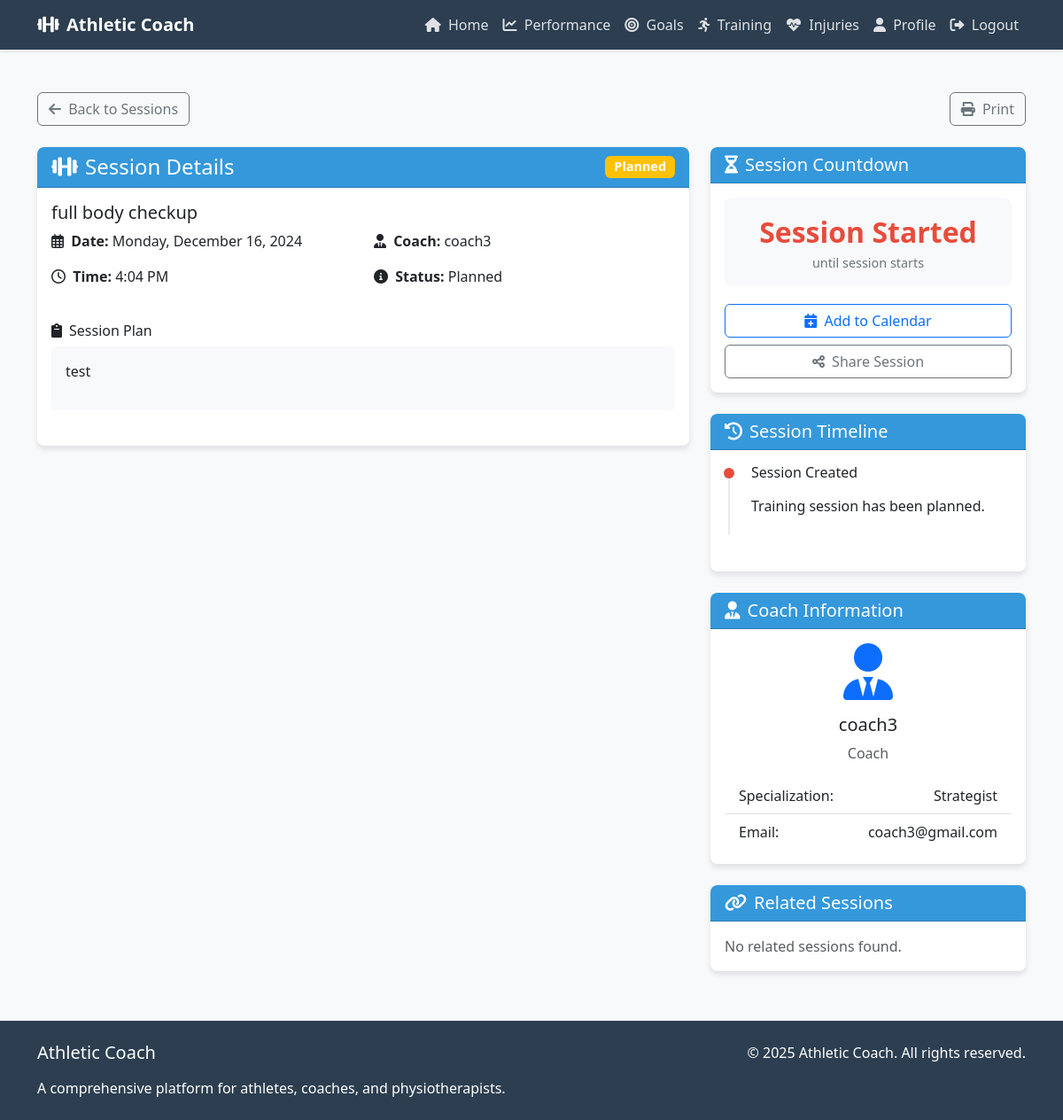
The page /training/detail/1/ (signed in) on the database its author committed.
### users/models.py (models this page shows, shortened)
class TrainingSession(models.Model):
    STATUS_CHOICES = (
        ('planned', 'Planned'),
        ('ongoing', 'Ongoing'),
        ('completed', 'Completed')
    )
    coach = models.ForeignKey(Coach, on_delete=models.SET_NULL, null=True)
    athlete = models.ForeignKey(Athlete, on_delete=models.CASCADE)
    session_date = models.DateTimeField()
    session_type = models.CharField(max_length=50)
    description = models.TextField()
    status = models.CharField(max_length=20, choices=STATUS_CHOICES, default='planned')

class Coach(models.Model):
    user = models.OneToOneField(User, on_delete=models.CASCADE, primary_key=True)
    full_name = models.CharField(max_length=100)
    specialization = models.CharField(max_length=100)

class User(AbstractUser):
    ROLE_CHOICES = (
        ('admin', 'Administrator'),
        ('athlete', 'Athlete'),
        ('coach', 'Coach'),
        ('physio', 'Physiotherapist')
    )
    role = models.CharField(max_length=20, choices=ROLE_CHOICES)

### training/views.py (the view)
# urls.py: path('detail/<int:session_id>/', views.training_session_detail, name='training_session_detail'),
@login_required
def training_session_detail(request, session_id):
    try:
        session = TrainingSession.objects.get(id=session_id)
        if request.user.role == 'athlete' and session.athlete != request.user.athlete:
            raise PermissionDenied()
        elif request.user.role == 'coach' and session.coach != request.user.coach:
            raise PermissionDenied()
        return render(request, 'training/session_detail.html', {'session': session})
    except TrainingSession.DoesNotExist:
        messages.error(request, 'Training session not found')
        return redirect('training_session_list')

### templates/training/session_detail.html (shortened to what this page needs)
{% extends 'base.html' %}
{% block content %}
<div class="row mb-4 no-print">
    <div class="col-md-6">
        <a href="{% url 'training_session_list' %}" class="btn btn-outline-secondary">
            <i class="fas fa-arrow-left me-1"></i> Back to Sessions
        </a>
    </div>
    <div class="col-md-6 text-end">
        <a href="#" class="btn btn-outline-secondary print-btn" onclick="window.print(); return false;">
            <i class="fas fa-print me-1"></i> Print
        </a>
    </div>
</div>
<div class="row">
    <div class="col-md-8">
        <div class="card mb-4">
            <div class="card-header d-flex justify-content-between align-items-center">
                <h4 class="mb-0"><i class="fas fa-dumbbell me-2"></i>Session Details</h4>
                <span class="status-badge badge {% if session.status == 'planned' %}bg-warning{% elif session.status == 'ongoing' %}bg-primary{% else %}bg-success{% endif %}">
                    {{ session.get_status_display }}
                </span>
            </div>
            <div class="card-body">
                <h5 class="card-title">{{ session.session_type }}</h5>
                <div class="row mb-4">
                    <div class="col-md-6">
                        <p><i class="far fa-calendar-alt me-1"></i> <strong>Date:</strong> {{ session.session_date|date:"l, F j, Y" }}</p>
                        <p><i class="far fa-clock me-1"></i> <strong>Time:</strong> {{ session.session_date|date:"g:i A" }}</p>
                    </div>
                    <div class="col-md-6">
                        <p>
                            {% if user.role == 'athlete' %}
                                <i class="fas fa-user-tie me-1"></i> <strong>Coach:</strong> {{ session.coach.full_name }}
                            {% else %}
                                <i class="fas fa-user-alt me-1"></i> <strong>Athlete:</strong> {{ session.athlete.full_name }}
                            {% endif %}
                        </p>
                        <p><i class="fas fa-info-circle me-1"></i> <strong>Status:</strong> {{ session.get_status_display }}</p>
                    </div>
                </div>
                <div class="mb-4">
                    <h6><i class="fas fa-clipboard me-2"></i>Session Plan</h6>
                    <div class="p-3 bg-light rounded">
                        {{ session.description|linebreaks }}
                    </div>
                </div>
            </div>
        </div>
    </div>
    <div class="col-md-4">
        {% if session.status == 'planned' %}
            <div class="card mb-4 no-print">
                <div class="card-header">
                    <h5 class="mb-0"><i class="fas fa-hourglass-half me-2"></i>Session Countdown</h5>
                </div>
                <div class="card-body">
                    <div class="countdown-box">
                        <div class="countdown-time" id="countdown-timer">--:--:--</div>
                        <div class="countdown-label">until session starts</div>
                    </div>
                    {% if user.role == 'athlete' %}
                        <div class="d-grid gap-2">
                            <button type="button" class="btn btn-outline-primary" id="add-to-calendar">
                                <i class="fas fa-calendar-plus me-1"></i> Add to Calendar
                            </button>
                            <a href="#" class="btn btn-outline-secondary share-button">
                                <i class="fas fa-share-alt me-1"></i> Share Session
                            </a>
                        </div>
                    {% endif %}
                </div>
            </div>
        {% endif %}
        <div class="card mb-4">
            <div class="card-header">
                <h5 class="mb-0"><i class="fas fa-history me-2"></i>Session Timeline</h5>
            </div>
            <div class="card-body">
                <div class="session-timeline">
                    <div class="timeline-item {% if session.status == 'planned' %}current{% else %}completed{% endif %}">
                        <div class="timeline-marker"></div>
                        <div class="timeline-content">
                            <h6 class="mb-0">Session Created</h6>
                            <p>Training session has been planned.</p>
                        </div>
                    </div>
                </div>
            </div>
        </div>
        <div class="card mb-4">
            <div class="card-header">
                <h5 class="mb-0">
                    {% if user.role == 'athlete' %}
                        <i class="fas fa-user-tie me-2"></i>Coach Information
                    {% else %}
                        <i class="fas fa-user-alt me-2"></i>Athlete Information
                    {% endif %}
                </h5>
            </div>
            <div class="card-body">
                {% if user.role == 'athlete' %}
                    <div class="text-center mb-3">
                        <div class="avatar-placeholder mb-3 mx-auto">
                            <i class="fas fa-user-tie fa-4x text-primary"></i>
                        </div>
                        <h5>{{ session.coach.full_name }}</h5>
                        <p class="text-muted">Coach</p>
                    </div>
                    <ul class="list-group list-group-flush">
                        <li class="list-group-item d-flex justify-content-between">
                            <span>Specialization:</span>
                            <span>{{ session.coach.specialization }}</span>
                        </li>
                        <li class="list-group-item d-flex justify-content-between">
                            <span>Email:</span>
                            <span>{{ session.coach.user.email }}</span>
                        </li>
                    </ul>
                {% endif %}
            </div>
        </div>
        <div class="card mb-4 no-print">
            <div class="card-header">
                <h5 class="mb-0"><i class="fas fa-link me-2"></i>Related Sessions</h5>
            </div>
            <div class="card-body">
                {% if related_sessions %}
                    <ul class="list-group list-group-flush">
                        {% for related in related_sessions %}
                            <li class="list-group-item">
                                <div class="d-flex justify-content-between">
                                    <div>
                                        <strong>{{ related.session_type }}</strong>
                                        <div class="text-muted small">{{ related.session_date|date:"M d, Y" }}</div>
                                    </div>
                                    <span class="badge {% if related.status == 'planned' %}bg-warning{% elif related.status == 'ongoing' %}bg-primary{% else %}bg-success{% endif %}">
                                        {{ related.get_status_display }}
                                    </span>
                                </div>
                                <div class="mt-2">
                                    <a href="{% url 'training_session_detail' related.id %}" class="btn btn-sm btn-outline-primary">View</a>
                                </div>
                            </li>
                        {% endfor %}
                    </ul>
                {% else %}
                    <p class="text-muted mb-0">No related sessions found.</p>
                {% endif %}
            </div>
        </div>
    </div>
</div>
{% endblock %}

### templates/base.html (style rules this page uses)
:root { --primary-color: #2c3e50; --secondary-color: #3498db; --accent-color: #e74c3c; --light-color: #ecf0f1; --dark-color: #2c3e50; }
body { font-family: 'Segoe UI', Tahoma, Geneva, Verdana, sans-serif; background-color: #f8f9fa; color: var(--dark-color); min-height: 100vh; display: flex; flex-direction: column; }
.card { border-radius: 8px; box-shadow: 0 4px 6px rgba(0, 0, 0, 0.1); transition: transform 0.3s ease, box-shadow 0.3s ease; margin-bottom: 1.5rem; border: none; }
.card-header { background-color: var(--secondary-color); color: white; border-top-left-radius: 8px !important; border-top-right-radius: 8px !important; font-weight: bold; }

### templates/training/session_detail.html (style rules this page uses)
.status-badge { font-size: 0.9rem; padding: 5px 10px; }
.countdown-box { background-color: #f8f9fa; border-radius: 8px; padding: 15px; text-align: center; margin-bottom: 20px; }
.countdown-time { font-size: 2rem; font-weight: bold; color: #3498db; }
.countdown-label { font-size: 0.9rem; color: #6c757d; }
.session-timeline { position: relative; padding-left: 30px; margin-bottom: 20px; }
.session-timeline:before { content: ''; position: absolute; left: 4px; top: 5px; height: calc(100% - 10px); width: 2px; background-color: #e9ecef; }
.timeline-item { position: relative; margin-bottom: 15px; }
.timeline-marker { position: absolute; left: -30px; width: 10px; height: 10px; border-radius: 50%; background-color: #3498db; top: 5px; }
.timeline-item.current .timeline-marker { background-color: #e74c3c; width: 12px; height: 12px; left: -31px; top: 4px; }
.timeline-content { padding-bottom: 10px; }
.share-button { cursor: pointer; }
.print-btn { color: #6c757d; }

### rows shown on the page
TrainingSession: status "Planned", session_type "full body checkup", session_date "Monday, December 16, 2024", session_date "4:04 PM", coach.full_name "coach3", description "test", coach.specialization "Strategist", coach.user.email "coach3@gmail.com"
